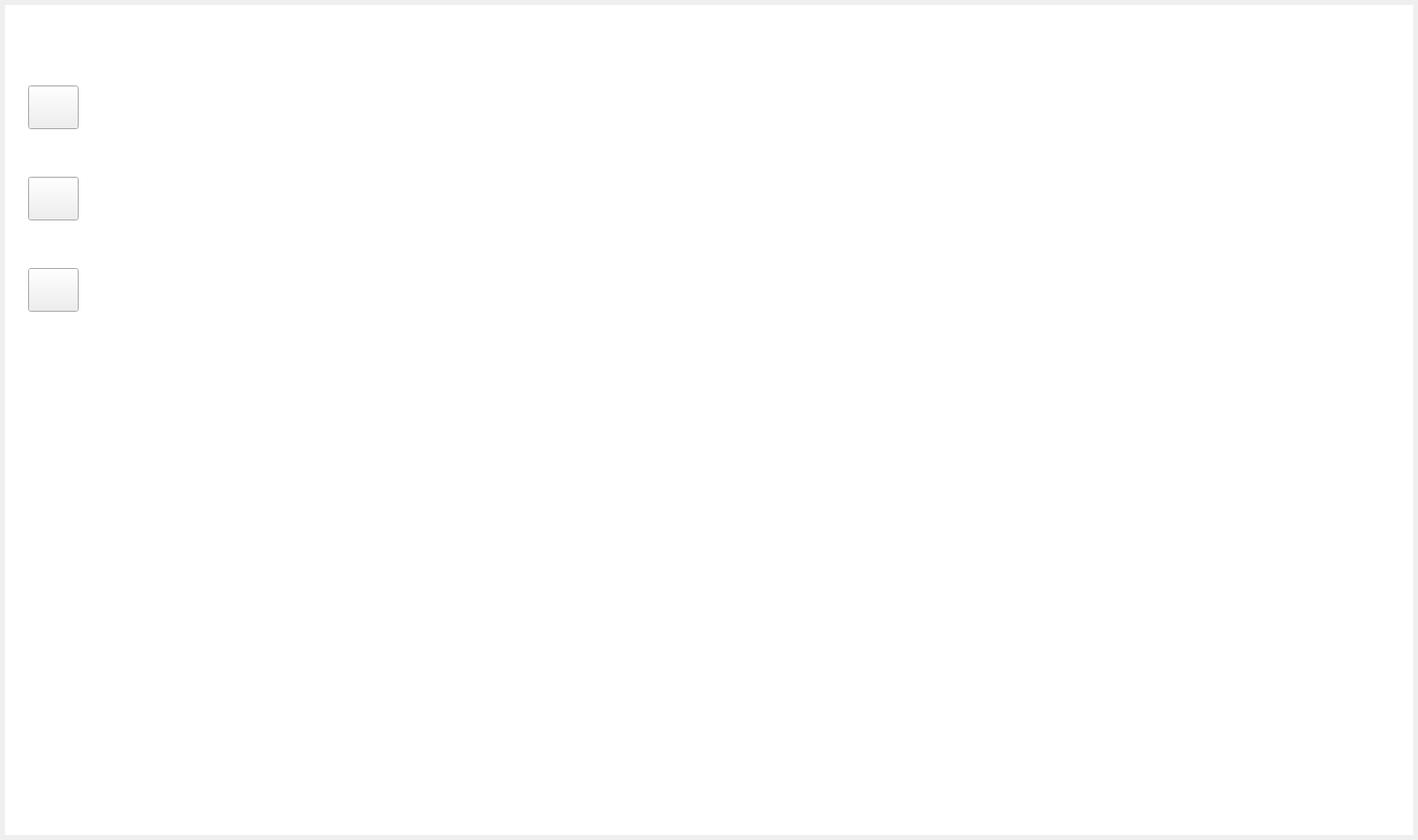
<?xml version="1.0" encoding="UTF-8"?>
<ui version="4.0">
 <class>Player</class>
 <widget class="QWidget" name="Player">
  <property name="geometry">
   <rect>
    <x>0</x>
    <y>0</y>
    <width>1460</width>
    <height>865</height>
   </rect>
  </property>
  <property name="minimumSize">
   <size>
    <width>0</width>
    <height>0</height>
   </size>
  </property>
  <property name="maximumSize">
   <size>
    <width>16777215</width>
    <height>16777215</height>
   </size>
  </property>
  <property name="windowTitle">
   <string>Player</string>
  </property>
  <layout class="QVBoxLayout" name="verticalLayout">
   <property name="spacing">
    <number>0</number>
   </property>
   <property name="leftMargin">
    <number>5</number>
   </property>
   <property name="topMargin">
    <number>5</number>
   </property>
   <property name="rightMargin">
    <number>5</number>
   </property>
   <property name="bottomMargin">
    <number>5</number>
   </property>
   <item>
    <widget class="QWidget" name="PlayerBg" native="true">
     <property name="styleSheet">
      <string notr="true">#PlayerBg { background-color:#FFFFFF; }</string>
     </property>
     <layout class="QVBoxLayout" name="verticalLayout_2">
      <property name="spacing">
       <number>0</number>
      </property>
      <property name="leftMargin">
       <number>0</number>
      </property>
      <property name="topMargin">
       <number>0</number>
      </property>
      <property name="rightMargin">
       <number>0</number>
      </property>
      <property name="bottomMargin">
       <number>0</number>
      </property>
      <item>
       <widget class="QWidget" name="head" native="true">
        <property name="minimumSize">
         <size>
          <width>0</width>
          <height>68</height>
         </size>
        </property>
        <property name="maximumSize">
         <size>
          <width>16777215</width>
          <height>68</height>
         </size>
        </property>
        <layout class="QHBoxLayout" name="horizontalLayout">
         <property name="spacing">
          <number>0</number>
         </property>
         <property name="leftMargin">
          <number>0</number>
         </property>
         <property name="topMargin">
          <number>0</number>
         </property>
         <property name="rightMargin">
          <number>0</number>
         </property>
         <property name="bottomMargin">
          <number>0</number>
         </property>
         <item>
          <widget class="QWidget" name="headLeft" native="true">
           <property name="minimumSize">
            <size>
             <width>64</width>
             <height>0</height>
            </size>
           </property>
           <property name="maximumSize">
            <size>
             <width>64</width>
             <height>16777215</height>
            </size>
           </property>
           <layout class="QVBoxLayout" name="verticalLayout_3">
            <property name="spacing">
             <number>0</number>
            </property>
            <property name="leftMargin">
             <number>24</number>
            </property>
            <property name="topMargin">
             <number>0</number>
            </property>
            <property name="rightMargin">
             <number>0</number>
            </property>
            <property name="bottomMargin">
             <number>0</number>
            </property>
            <item>
             <widget class="QLabel" name="logo">
              <property name="maximumSize">
               <size>
                <width>28</width>
                <height>28</height>
               </size>
              </property>
              <property name="styleSheet">
               <string notr="true">#logo{border-image:url(&quot;:/images/homePage/logo.png&quot;); }</string>
              </property>
              <property name="text">
               <string/>
              </property>
             </widget>
            </item>
           </layout>
          </widget>
         </item>
         <item>
          <widget class="QWidget" name="headRight" native="true">
           <layout class="QHBoxLayout" name="horizontalLayout_2">
            <property name="spacing">
             <number>0</number>
            </property>
            <property name="leftMargin">
             <number>0</number>
            </property>
            <property name="topMargin">
             <number>0</number>
            </property>
            <property name="rightMargin">
             <number>0</number>
            </property>
            <property name="bottomMargin">
             <number>0</number>
            </property>
            <item>
             <widget class="QWidget" name="headTittle" native="true">
              <property name="minimumSize">
               <size>
                <width>128</width>
                <height>0</height>
               </size>
              </property>
              <property name="maximumSize">
               <size>
                <width>128</width>
                <height>16777215</height>
               </size>
              </property>
              <layout class="QVBoxLayout" name="verticalLayout_4">
               <property name="spacing">
                <number>0</number>
               </property>
               <property name="leftMargin">
                <number>0</number>
               </property>
               <property name="topMargin">
                <number>26</number>
               </property>
               <property name="rightMargin">
                <number>0</number>
               </property>
               <property name="bottomMargin">
                <number>26</number>
               </property>
               <item>
                <widget class="QLabel" name="tittle">
                 <property name="maximumSize">
                  <size>
                   <width>64</width>
                   <height>14</height>
                  </size>
                 </property>
                 <property name="styleSheet">
                  <string notr="true">#tittle{ border-image:url(:/images/homePage/biteshipin.png); }</string>
                 </property>
                 <property name="text">
                  <string/>
                 </property>
                </widget>
               </item>
              </layout>
             </widget>
            </item>
            <item>
             <widget class="QWidget" name="sysBtn" native="true">
              <property name="styleSheet">
               <string notr="true">QPushButton:hover{ background-color:#E0E0E0; }</string>
              </property>
              <layout class="QHBoxLayout" name="horizontalLayout_3">
               <property name="spacing">
                <number>20</number>
               </property>
               <property name="leftMargin">
                <number>0</number>
               </property>
               <property name="topMargin">
                <number>0</number>
               </property>
               <property name="rightMargin">
                <number>16</number>
               </property>
               <property name="bottomMargin">
                <number>0</number>
               </property>
               <item>
                <spacer name="horizontalSpacer">
                 <property name="orientation">
                  <enum>Qt::Orientation::Horizontal</enum>
                 </property>
                 <property name="sizeHint" stdset="0">
                  <size>
                   <width>1159</width>
                   <height>20</height>
                  </size>
                 </property>
                </spacer>
               </item>
               <item>
                <widget class="QPushButton" name="minBtn">
                 <property name="maximumSize">
                  <size>
                   <width>20</width>
                   <height>20</height>
                  </size>
                 </property>
                 <property name="styleSheet">
                  <string notr="true">#minBtn{ border:none;
				 border-image:url(:/images/homePage/suoxiao.png);
 }</string>
                 </property>
                 <property name="text">
                  <string/>
                 </property>
                </widget>
               </item>
               <item>
                <widget class="QPushButton" name="quitBtn">
                 <property name="maximumSize">
                  <size>
                   <width>20</width>
                   <height>20</height>
                  </size>
                 </property>
                 <property name="styleSheet">
                  <string notr="true">#quitBtn{ border:none; 
				border-image:url(:/images/homePage/quxiao.png);
 }</string>
                 </property>
                 <property name="text">
                  <string/>
                 </property>
                </widget>
               </item>
              </layout>
             </widget>
            </item>
           </layout>
          </widget>
         </item>
        </layout>
       </widget>
      </item>
      <item>
       <widget class="QWidget" name="body" native="true">
        <layout class="QHBoxLayout" name="horizontalLayout_4">
         <property name="spacing">
          <number>0</number>
         </property>
         <property name="leftMargin">
          <number>0</number>
         </property>
         <property name="topMargin">
          <number>0</number>
         </property>
         <property name="rightMargin">
          <number>0</number>
         </property>
         <property name="bottomMargin">
          <number>0</number>
         </property>
         <item>
          <widget class="QWidget" name="bodyLeft" native="true">
           <property name="minimumSize">
            <size>
             <width>100</width>
             <height>0</height>
            </size>
           </property>
           <property name="maximumSize">
            <size>
             <width>100</width>
             <height>16777215</height>
            </size>
           </property>
           <layout class="QVBoxLayout" name="verticalLayout_6">
            <property name="spacing">
             <number>0</number>
            </property>
            <property name="leftMargin">
             <number>0</number>
            </property>
            <property name="topMargin">
             <number>0</number>
            </property>
            <property name="rightMargin">
             <number>0</number>
            </property>
            <property name="bottomMargin">
             <number>0</number>
            </property>
            <item>
             <widget class="QWidget" name="btnBox" native="true">
              <layout class="QVBoxLayout" name="verticalLayout_5">
               <property name="spacing">
                <number>49</number>
               </property>
               <property name="leftMargin">
                <number>24</number>
               </property>
               <property name="topMargin">
                <number>15</number>
               </property>
               <property name="rightMargin">
                <number>0</number>
               </property>
               <property name="bottomMargin">
                <number>0</number>
               </property>
               <item>
                <widget class="PageSwitchButton" name="homePageBtn">
                 <property name="minimumSize">
                  <size>
                   <width>52</width>
                   <height>45</height>
                  </size>
                 </property>
                 <property name="maximumSize">
                  <size>
                   <width>52</width>
                   <height>45</height>
                  </size>
                 </property>
                 <property name="text">
                  <string/>
                 </property>
                </widget>
               </item>
               <item>
                <widget class="PageSwitchButton" name="myPageBtn">
                 <property name="minimumSize">
                  <size>
                   <width>52</width>
                   <height>45</height>
                  </size>
                 </property>
                 <property name="maximumSize">
                  <size>
                   <width>52</width>
                   <height>45</height>
                  </size>
                 </property>
                 <property name="text">
                  <string/>
                 </property>
                </widget>
               </item>
               <item>
                <widget class="PageSwitchButton" name="sysPageBtn">
                 <property name="minimumSize">
                  <size>
                   <width>52</width>
                   <height>45</height>
                  </size>
                 </property>
                 <property name="maximumSize">
                  <size>
                   <width>52</width>
                   <height>45</height>
                  </size>
                 </property>
                 <property name="text">
                  <string/>
                 </property>
                </widget>
               </item>
              </layout>
             </widget>
            </item>
            <item>
             <spacer name="verticalSpacer">
              <property name="orientation">
               <enum>Qt::Orientation::Vertical</enum>
              </property>
              <property name="sizeHint" stdset="0">
               <size>
                <width>20</width>
                <height>536</height>
               </size>
              </property>
             </spacer>
            </item>
           </layout>
          </widget>
         </item>
         <item>
          <widget class="QWidget" name="bodyRight" native="true">
           <layout class="QHBoxLayout" name="horizontalLayout_5">
            <property name="spacing">
             <number>0</number>
            </property>
            <property name="leftMargin">
             <number>0</number>
            </property>
            <property name="topMargin">
             <number>0</number>
            </property>
            <property name="rightMargin">
             <number>0</number>
            </property>
            <property name="bottomMargin">
             <number>0</number>
            </property>
            <item>
             <widget class="QStackedWidget" name="stackedWidget">
              <widget class="HomePageWidget" name="homePage"/>
              <widget class="MyselfWidget" name="myPage"/>
              <widget class="QWidget" name="sysPage"/>
              <widget class="UploadVideoPage" name="uploadVideoPage"/>
             </widget>
            </item>
           </layout>
          </widget>
         </item>
        </layout>
       </widget>
      </item>
     </layout>
    </widget>
   </item>
  </layout>
 </widget>
 <customwidgets>
  <customwidget>
   <class>PageSwitchButton</class>
   <extends>QPushButton</extends>
   <header>pageswitchbutton.h</header>
  </customwidget>
  <customwidget>
   <class>HomePageWidget</class>
   <extends>QWidget</extends>
   <header>homepagewidget.h</header>
   <container>1</container>
  </customwidget>
  <customwidget>
   <class>MyselfWidget</class>
   <extends>QWidget</extends>
   <header>myselfwidget.h</header>
   <container>1</container>
  </customwidget>
  <customwidget>
   <class>UploadVideoPage</class>
   <extends>QWidget</extends>
   <header location="global">uploadvideopage.h</header>
   <container>1</container>
  </customwidget>
 </customwidgets>
 <resources/>
 <connections/>
</ui>
